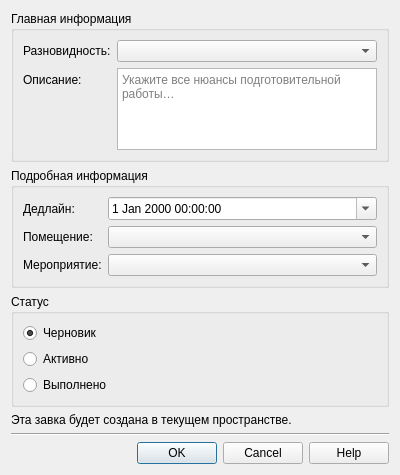
<?xml version="1.0" encoding="UTF-8"?>
<ui version="4.0">
 <class>Dialog</class>
 <widget class="QDialog" name="Dialog">
  <property name="geometry">
   <rect>
    <x>0</x>
    <y>0</y>
    <width>400</width>
    <height>475</height>
   </rect>
  </property>
  <property name="windowTitle">
   <string>Создание завяки на проведение работ</string>
  </property>
  <layout class="QVBoxLayout" name="verticalLayout">
   <item>
    <widget class="QGroupBox" name="mainInformationGroupBox">
     <property name="title">
      <string>Главная информация</string>
     </property>
     <layout class="QVBoxLayout" name="verticalLayout_4">
      <item>
       <layout class="QFormLayout" name="mainInformationFormLayout">
        <item row="0" column="0">
         <widget class="QLabel" name="typeLabel">
          <property name="text">
           <string>Разновидность:</string>
          </property>
         </widget>
        </item>
        <item row="1" column="0">
         <widget class="QLabel" name="descriptionLabel">
          <property name="text">
           <string>Описание:</string>
          </property>
         </widget>
        </item>
        <item row="1" column="1">
         <widget class="QTextEdit" name="descriptionTextEdit">
          <property name="sizePolicy">
           <sizepolicy hsizetype="Expanding" vsizetype="Maximum">
            <horstretch>0</horstretch>
            <verstretch>0</verstretch>
           </sizepolicy>
          </property>
          <property name="placeholderText">
           <string>Укажите все нюансы подготовительной работы…</string>
          </property>
         </widget>
        </item>
        <item row="0" column="1">
         <widget class="QComboBox" name="typeComboBox"/>
        </item>
       </layout>
      </item>
     </layout>
    </widget>
   </item>
   <item>
    <widget class="QGroupBox" name="detailedInformationGroupBox">
     <property name="title">
      <string>Подробная информация</string>
     </property>
     <layout class="QVBoxLayout" name="verticalLayout_5">
      <item>
       <layout class="QFormLayout" name="detailedInformationFormLayout">
        <item row="0" column="0">
         <widget class="QLabel" name="deadlineLabel">
          <property name="text">
           <string>Дедлайн:</string>
          </property>
         </widget>
        </item>
        <item row="0" column="1">
         <widget class="QDateTimeEdit" name="deadlineDateTimeEdit">
          <property name="calendarPopup">
           <bool>true</bool>
          </property>
         </widget>
        </item>
        <item row="1" column="0">
         <widget class="QLabel" name="roomLabel">
          <property name="text">
           <string>Помещение:</string>
          </property>
         </widget>
        </item>
        <item row="1" column="1">
         <widget class="QComboBox" name="roomComboBox"/>
        </item>
        <item row="2" column="0">
         <widget class="QLabel" name="eventLabel">
          <property name="text">
           <string>Мероприятие:</string>
          </property>
         </widget>
        </item>
        <item row="2" column="1">
         <widget class="QComboBox" name="eventComboBox"/>
        </item>
       </layout>
      </item>
     </layout>
    </widget>
   </item>
   <item>
    <widget class="QGroupBox" name="statusGroupBox">
     <property name="title">
      <string>Статус</string>
     </property>
     <layout class="QVBoxLayout" name="verticalLayout_3">
      <item>
       <widget class="QRadioButton" name="draftRadioButton">
        <property name="text">
         <string>Черновик</string>
        </property>
        <property name="checked">
         <bool>true</bool>
        </property>
       </widget>
      </item>
      <item>
       <widget class="QRadioButton" name="activeRadioButton">
        <property name="text">
         <string>Активно</string>
        </property>
       </widget>
      </item>
      <item>
       <widget class="QRadioButton" name="completedRadioButton">
        <property name="text">
         <string>Выполнено</string>
        </property>
       </widget>
      </item>
     </layout>
    </widget>
   </item>
   <item>
    <spacer name="formVerticalSpacer">
     <property name="orientation">
      <enum>Qt::Vertical</enum>
     </property>
     <property name="sizeHint" stdset="0">
      <size>
       <width>20</width>
       <height>40</height>
      </size>
     </property>
    </spacer>
   </item>
   <item>
    <widget class="QLabel" name="formHelpText">
     <property name="text">
      <string>Эта завка будет создана в текущем пространстве.</string>
     </property>
    </widget>
   </item>
   <item>
    <widget class="Line" name="formDivider">
     <property name="orientation">
      <enum>Qt::Horizontal</enum>
     </property>
    </widget>
   </item>
   <item>
    <widget class="QDialogButtonBox" name="buttonBox">
     <property name="orientation">
      <enum>Qt::Horizontal</enum>
     </property>
     <property name="standardButtons">
      <set>QDialogButtonBox::Cancel|QDialogButtonBox::Help|QDialogButtonBox::Ok</set>
     </property>
    </widget>
   </item>
  </layout>
 </widget>
 <resources/>
 <connections>
  <connection>
   <sender>buttonBox</sender>
   <signal>accepted()</signal>
   <receiver>Dialog</receiver>
   <slot>accept()</slot>
   <hints>
    <hint type="sourcelabel">
     <x>248</x>
     <y>254</y>
    </hint>
    <hint type="destinationlabel">
     <x>157</x>
     <y>274</y>
    </hint>
   </hints>
  </connection>
  <connection>
   <sender>buttonBox</sender>
   <signal>rejected()</signal>
   <receiver>Dialog</receiver>
   <slot>reject()</slot>
   <hints>
    <hint type="sourcelabel">
     <x>316</x>
     <y>260</y>
    </hint>
    <hint type="destinationlabel">
     <x>286</x>
     <y>274</y>
    </hint>
   </hints>
  </connection>
 </connections>
</ui>
